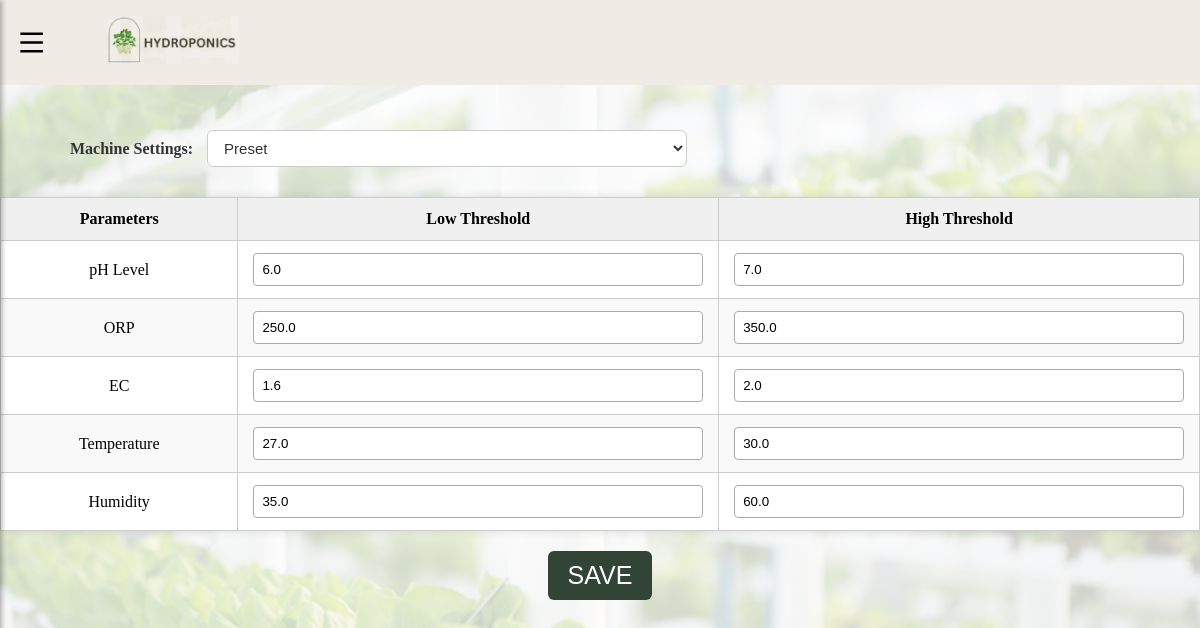
The app's page /tupmicrogreens/settings with its own data.
### tables this page shows
CREATE TABLE "machine_mode" (
	"mode"	TEXT
);

CREATE TABLE thresholds (
                    id INTEGER PRIMARY KEY AUTOINCREMENT,
                    parameter TEXT,
                    low REAL,
                    high REAL,
                    timestamp TEXT
                );

### flask_app.py (the view, shortened to what this page needs)
@app.route('/tupmicrogreens/settings', methods = ["GET", "POST"])
def tupm_settings():
    db = get_db()
    cursor = db.cursor()
    result = {}
    for param in parameters:
        cursor.execute('''
            SELECT low, high FROM thresholds
            WHERE parameter = ?
            ORDER BY id DESC LIMIT 1
        ''', (param,))
        row = cursor.fetchone()
        result[param] = {
            'low': row[0] if row else '',
            'high': row[1] if row else ''
        }
    cursor.execute("SELECT mode FROM machine_mode LIMIT 1")
    current_mode = cursor.fetchone()[0]
    print(current_mode)
    return render_template('settings_tupm.html', parameters=parameters, result=result, current_mode = current_mode)

### flask_app.py (called while the page is built)
def get_db():
    db = getattr(g, '_database', None)
    if db is None:
        db = g._database = sqlite3.connect(DATABASE)
    return db

@app.teardown_appcontext
def close_connection(exception):
    db = getattr(g, '_database', None)
    if db:
        db.close()

### templates/settings_tupm.html (shortened to what this page needs)
<!DOCTYPE html>
<html lang="en">
<head>
  <link href="https://cdn.jsdelivr.net/npm/remixicon@4.5.0/fonts/remixicon.css" rel="stylesheet"/>
  <link rel="stylesheet" href="../static/tupmicro_styles.css">
  <link rel="stylesheet" href="https://cdn.jsdelivr.net/npm/alertifyjs@1.13.1/build/css/alertify.min.css"/>
  <link rel="stylesheet" href="https://cdn.jsdelivr.net/npm/alertifyjs@1.13.1/build/css/themes/default.min.css"/>
</head>
<body>
  <header>
    <label for="menu-toggle" class="hamburger">
      <i class="ri-menu-line"></i>
    </label>
    <div class="title">
        <img src="../static/tupmu_hydroponics.png">
    </div>
  </header>
   <form id="myForm">
             <div class="mode-selection" >
              <label for="mode">Machine Settings:</label>
              <select id="mode" name="mode">
                <option value="preset" {% if current_mode == 'preset' %}selected{% endif %}>Preset</option>
              </select>
            </div>
            <table style="width: 100vw;">
              <thead>
                <tr>
                  <th>Parameters</th>
                  <th>Low Threshold</th>
                  <th>High Threshold</th>
                </tr>
              </thead>
              <tbody>
                {% for param in parameters %}
                <tr>
                  <td>{{ param }}</td>
                  <td>
                    <input type="number" name="{{ param|lower|replace(' ', '_') }}_low"
                           step="any" required
                           value="{{ result[param]['low'] }}">
                  </td>
                  <td>
                    <input type="number" name="{{ param|lower|replace(' ', '_') }}_high"
                           step="any" required
                           value="{{ result[param]['high'] }}">
                  </td>
                </tr>
                {% endfor %}
              </tbody>
            </table>
            <button type="submit">SAVE</button>
          </form>
</body>
</html>

### static/tupmicro_styles.css (style rules this page uses)
html { overflow: hidden; width: 90vw; }
body { font-family: Hero; margin: 0; background-color: #f8f9fa; width: 100vw; background: url('tupmu_bkg.png') no-repeat center center/cover; height: 100vh; overflow-x: hidden; }
header { background-color: #f1ebe5; color: white; display: flex; align-items: center; padding: 1rem; position: fixed; width: 100vw; top: 0; left: 0; z-index: 10; }
.title { font-size: 1.2rem; font-weight: bold; margin-left: 5vw; }
.title img { height: 6vh; }
.hamburger { display: flex; flex-direction: column; cursor: pointer; font-size: 30px; right: 10px; color: black; }
.mode-selection { margin-top: 15vh; margin-left: 5vw; padding: 10px; }
.mode-selection label { font-weight: bold; margin-right: 10px; font-size: 16px; color: #333; }
.mode-selection select { padding: 8px 12px; font-size: 15px; border: 1px solid #ccc; border-radius: 6px; background-color: #fff; color: #333; cursor: pointer; transition: border-color 0.3s ease; width: 40vw; }
table { border-collapse: collapse; width: 100%; margin: 20px 0; font-size: 16px; background-color: #fff; box-shadow: 0 0 10px rgba(0, 0, 0, 0.1); }
th, td { text-align: center; padding: 12px 15px; border: 1px solid #ccc; }
th { background-color: #f0f0f0; font-weight: bold; }
tr:nth-child(even) { background-color: #f9f9f9; }
input[type="number"] { width: 100%; padding: 8px; box-sizing: border-box; border-radius: 4px; border: 1px solid #aaa; }
button[type="submit"] { margin: 20px auto; display: block; padding: 10px 20px; background-color: #324435; color: white; border: none; border-radius: 6px; font-size: 25px; cursor: pointer; }

### records on screen
machine_mode: mode "Preset"
thresholds: parameter "pH Level", low "6.0", high "7.0"
thresholds: parameter "ORP", low "250.0", high "350.0"
thresholds: low "1.6", high "2.0"
thresholds: parameter "Temperature", low "27.0", high "30.0"
thresholds: parameter "Humidity", low "35.0", high "60.0"

### other values on screen
{{ param }} "EC"
